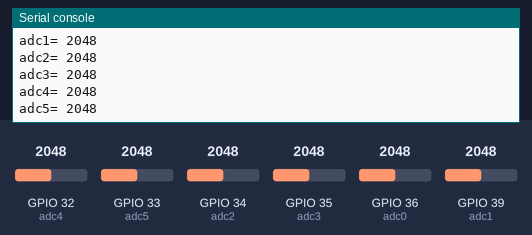
Bench run of a program on a simulated ESP32 board running MicroPython. Shown: the last lines printed to the serial console. The inputs (shaded band) are chosen by the test bench; at power-on: GPIO 32 (adc4) = 2048, GPIO 33 (adc5) = 2048, GPIO 34 (adc2) = 2048, GPIO 35 (adc3) = 2048, GPIO 36 (adc0) = 2048, GPIO 39 (adc1) = 2048 (analog values on the 0–4095 scale).

Above: at 1.2 s.
1.3 s: GPIO 32 (adc4) set to 2866
At 1.32 s:
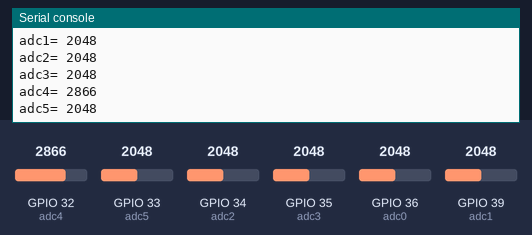
2.8 s: GPIO 33 (adc5) set to 2866
At 2.84 s:
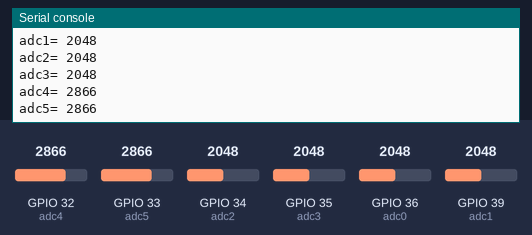
4.3 s: GPIO 34 (adc2) set to 2866
At 4.66 s:
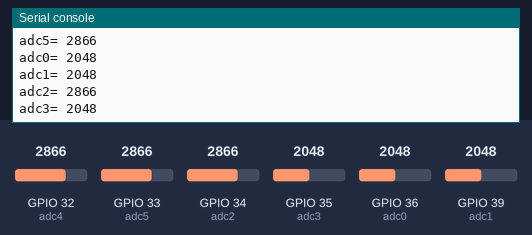
5.8 s: GPIO 35 (adc3) set to 2866
At 5.88 s:
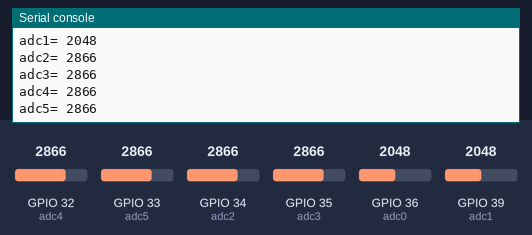
7.3 s: GPIO 36 (adc0) set to 2866
At 8.61 s:
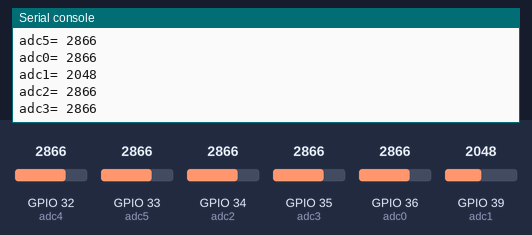
8.8 s: GPIO 39 (adc1) set to 2866
At 9.42 s:
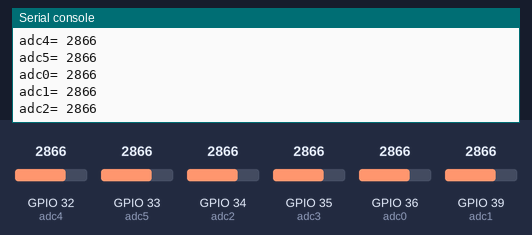
Timing chart, 0 to 11.3 s (numbered marks = the images above; inputs shaded):
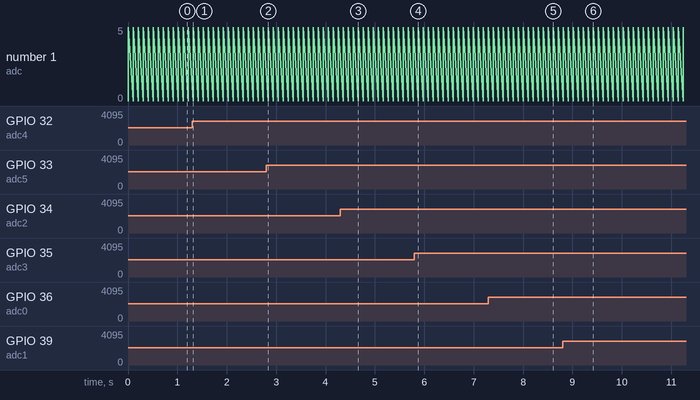

Measured:
- after the input at 1.3 s, the serial console: prints a new line at once (image 1)
- after the input at 2.8 s, the serial console: prints a new line at once (image 2)
- after the input at 4.3 s, the serial console: prints a new line after 0.06 s (image 3)
- after the input at 5.8 s, the serial console: prints a new line after 0.08 s (image 4)
- after the input at 7.3 s, the serial console: prints a new line after 0.09 s (image 5)
- after the input at 8.8 s, the serial console: prints a new line at once (image 6)

The program:

adc.py
```python
from machine import ADC,Pin
import time

adc0=ADC(Pin(36))
adc1=ADC(Pin(39))
adc2=ADC(Pin(34))
adc3=ADC(Pin(35))
adc4=ADC(Pin(32))
adc5=ADC(Pin(33))
adc0.atten(ADC.ATTN_11DB)
adc1.atten(ADC.ATTN_11DB)
adc2.atten(ADC.ATTN_11DB)
adc3.atten(ADC.ATTN_11DB)
adc4.atten(ADC.ATTN_11DB)
adc5.atten(ADC.ATTN_11DB)
adc0.width(ADC.WIDTH_12BIT)
adc1.width(ADC.WIDTH_12BIT)
adc2.width(ADC.WIDTH_12BIT)
adc3.width(ADC.WIDTH_12BIT)
adc4.width(ADC.WIDTH_12BIT)
adc5.width(ADC.WIDTH_12BIT)

while True:
  print("adc0=",adc0.read())
  print("adc1=",adc1.read())
  print("adc2=",adc2.read())
  print("adc3=",adc3.read())
  print("adc4=",adc4.read())
  print("adc5=",adc5.read())
  time.sleep(0.1)
```
